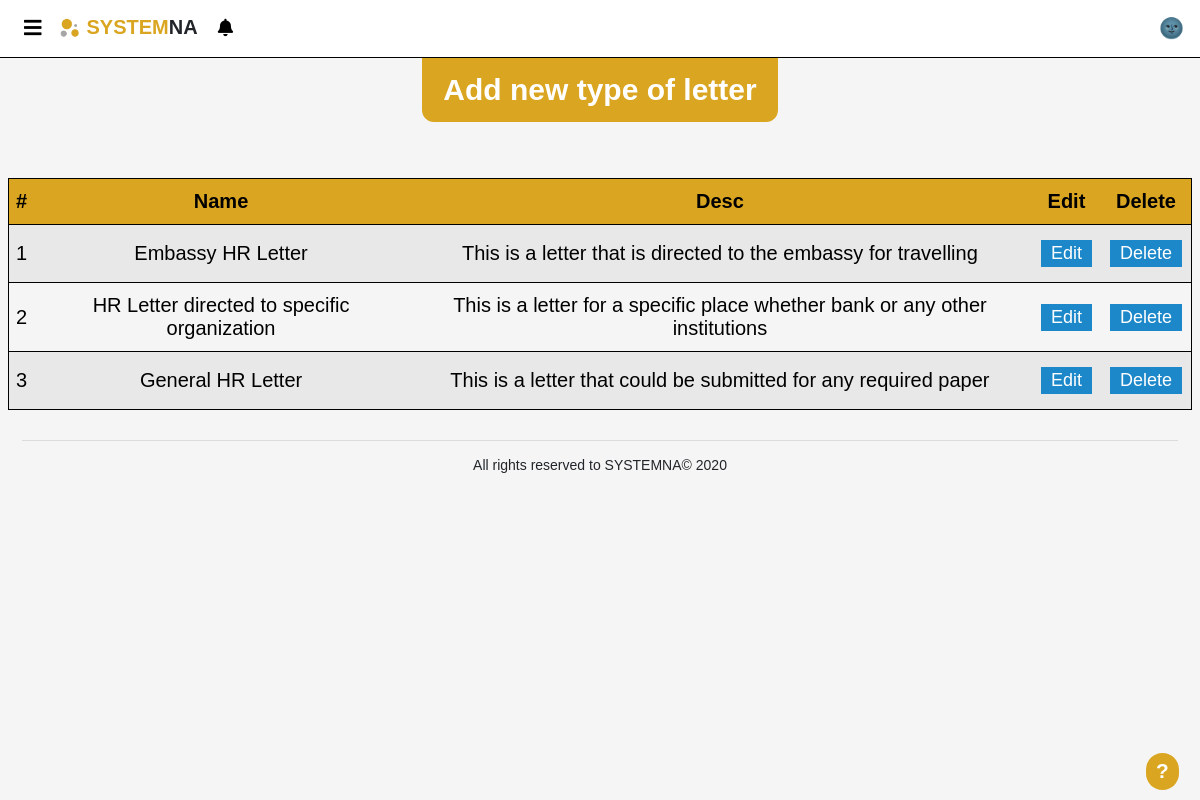
The page /pages/allLetters.php (signed in) on the database its author committed.
### tables this page shows
CREATE TABLE `requests_types` (
  `Type_id` int(50) NOT NULL,
  `Name` text NOT NULL,
  `description` text NOT NULL,
  `body` text NOT NULL,
  `additional_info` text NOT NULL
);

### DB/Database.php (called while the page is built, shortened)
<?php
class Database
{
    private $host = 'localhost';
    private $user = 'root';
    private $pass = '';
    private $dbName = 'hr_system';
    private $dbh;
    private $stmt;
    public function __construct()
    {
        $dsn = "mysql:host=".$this->host.";dbname=".$this->dbName;
        $options = array(
            PDO::ATTR_PERSISTENT => true,
            PDO::ATTR_ERRMODE => PDO::ERRMODE_EXCEPTION
        );
        try
        {
            $this->dbh = new PDO($dsn,$this->user,$this->pass,$options);
        }catch(PDOException $e)
        {
            echo "<br><div style='text-align: center;'>ERROR! Please try again later</div>";
            $_SESSION['error'] = 'error in DB';
            error_log("error in DB page");
            exit;
        }
    }
    public function query($sql)
    {
        $this->stmt = $this->dbh->prepare($sql);
    }
    public function execute()
    {
        return $this->stmt->execute();
    }
    public function getdata()
    {
        $this->execute();
        return $this->stmt->fetchAll(PDO::FETCH_OBJ);
    }
    public function numRows()
    {
        return $this->stmt->rowCount();
    }
}
?>

### pages/allLetters.php (the view, shortened to what this page needs)
<?php
include "../template/header.php";
?>
<?php if(isset($_SESSION['type']) && $_SESSION['type']=='admin'){echo('<div style="text-align: center; align-self: center;"><div class="pages_edit" id="add_letter">Add new type of letter</div></div>');}?>
<table id='Display'>
    <tr id='must'>
        <th>#</th>
        <th>Name</th>
        <th>Desc</th>
        <th>Edit</th>
        <th>Delete</th>
    </tr>
    <?php
    $sql="SELECT *FROM requests_types WHERE type_id <> 1";
    try
    {
        $DB->query($sql);
        $DB->execute();
        $y=0;
        if($DB->numRows()>0)
        {
            for($i=0;$i<$DB->numRows();$i++)
            {
                $x=$DB->getdata();
                $y++;
                $id=$x[$i]->Type_id;
                $name=$x[$i]->Name;
                $desc=$x[$i]->description;
                echo  "<tr>";
                echo "<td>{$y}</td>";
                echo "
                <td><div>{$name}</div></td>
                <td><div>{$desc}</div></td>
                ";
    ?>
    <td><a href="AddNewLetter.php?id=<?php echo $id ;?>" class='EditBtn'>Edit</a></td>
    <td>
        <a id="lid=<?php echo $id ;?>" href="../operations/DeleteTable.php" class='deleteConfirmation EditBtn'>Delete</a>
    </td>
    <?php
                echo "</tr>";
            }
        }
    }
    catch(Exception $e)
    {
        $_SESSION['error'] = 'error in sql';
        error_log("Error while trying to open page all letters");
        echo "<br><div class='alert alert-danger' style='text-align: center;'>ERROR! Please try again later</div>";
    }
    ?>
</table>
<?php include "../template/footer.php"; ?>

### css/style.css (style rules this page uses)
* { margin: 0px; font-family: sans-serif; }
td, th { text-align: center; padding: 11px 7px; }
#Display tr, #tblRequests tr { color: black; border: 1px solid black; }
#Display tr:nth-child(1), #tblRequests tr:nth-child(1) { background: #DAA520; color: black; }
#Display tr:nth-child(even), #tblRequests tr:nth-child(even) { background: #e8e8e8; color: black; }
.EditBtn, .EditBtn1, .modify { background-color: #1c87c9; border: none; color: white; padding: 3px 10px; text-align: center; text-decoration: none; display: inline-block; font-size: 0.9em; margin: 4px 2px; cursor: pointer; }
#Display, #tblRequests { margin-top: 7vh; border-collapse: collapse; border: 1px solid black; width: 100%; text-align: center; position: relative; display: table; }
.pages_edit { display: inline-block; top: 0; z-index: 1; background-color: #daa520; text-align: center; align-content: center; cursor: pointer; color: white; font-size: 1.5em; font-weight: bold; width: 30%; height: 5%; padding: 0.5em; border: none; border-top-right-radius: 0em; border-top-right-radius: 0em; border-bottom-right-radius: 0.4em; border-bottom-left-radius: 0.4em; }

### css/popup.css (style rules this page uses)
.popup-notification .popup-close:hover , { color:gold; }

### template/help.php (style rules this page uses)
* { line-height: normal !important; }

### rows shown on the page
requests_types: Name "Embassy HR Letter", description "This is a letter that is directed to the embassy for travelling"
requests_types: Name "HR Letter directed to specific organization", description "This is a letter for a specific place whether bank or any other institutions"
requests_types: Name "General HR Letter", description "This is a letter that could be submitted for any required paper"
